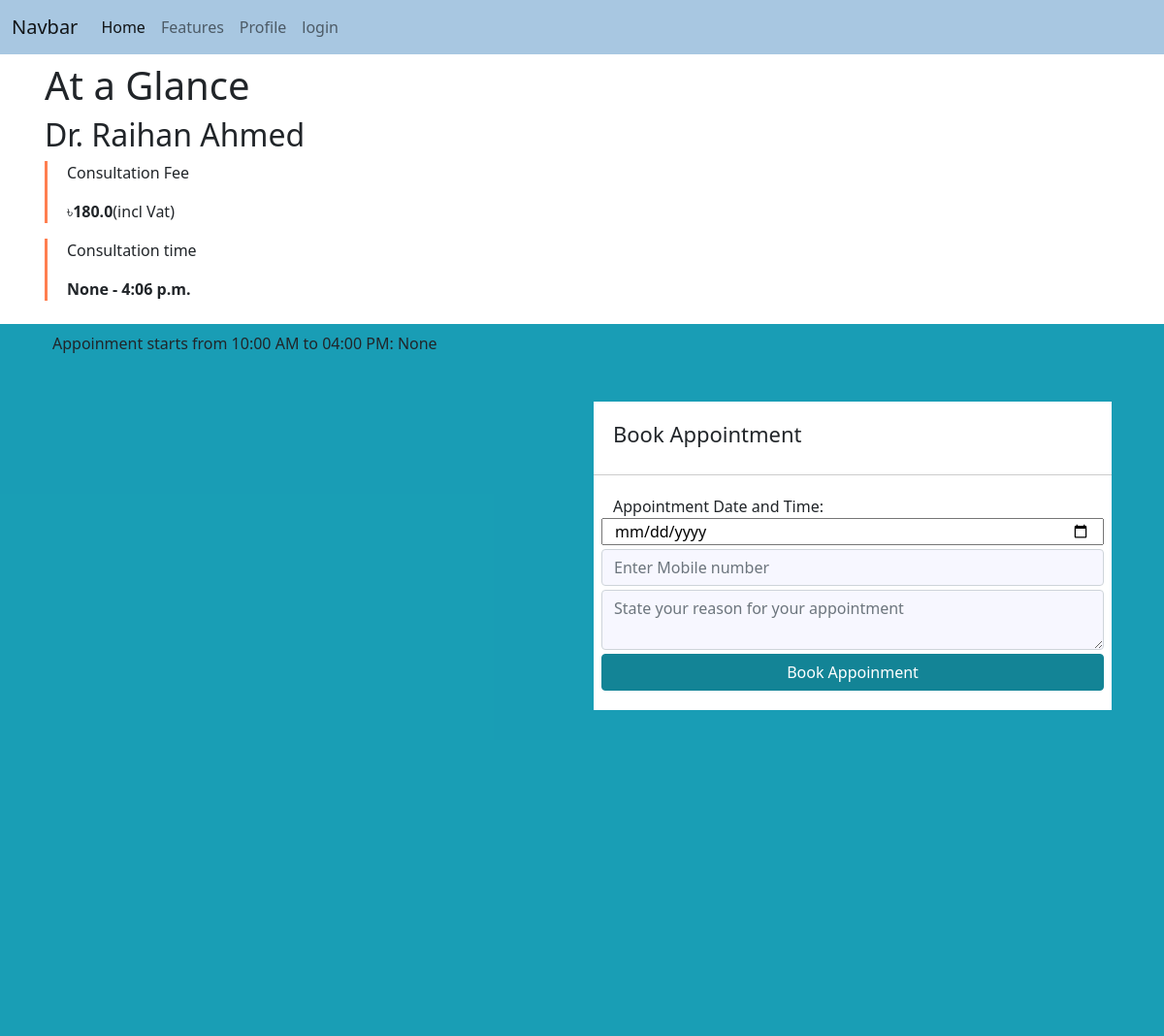
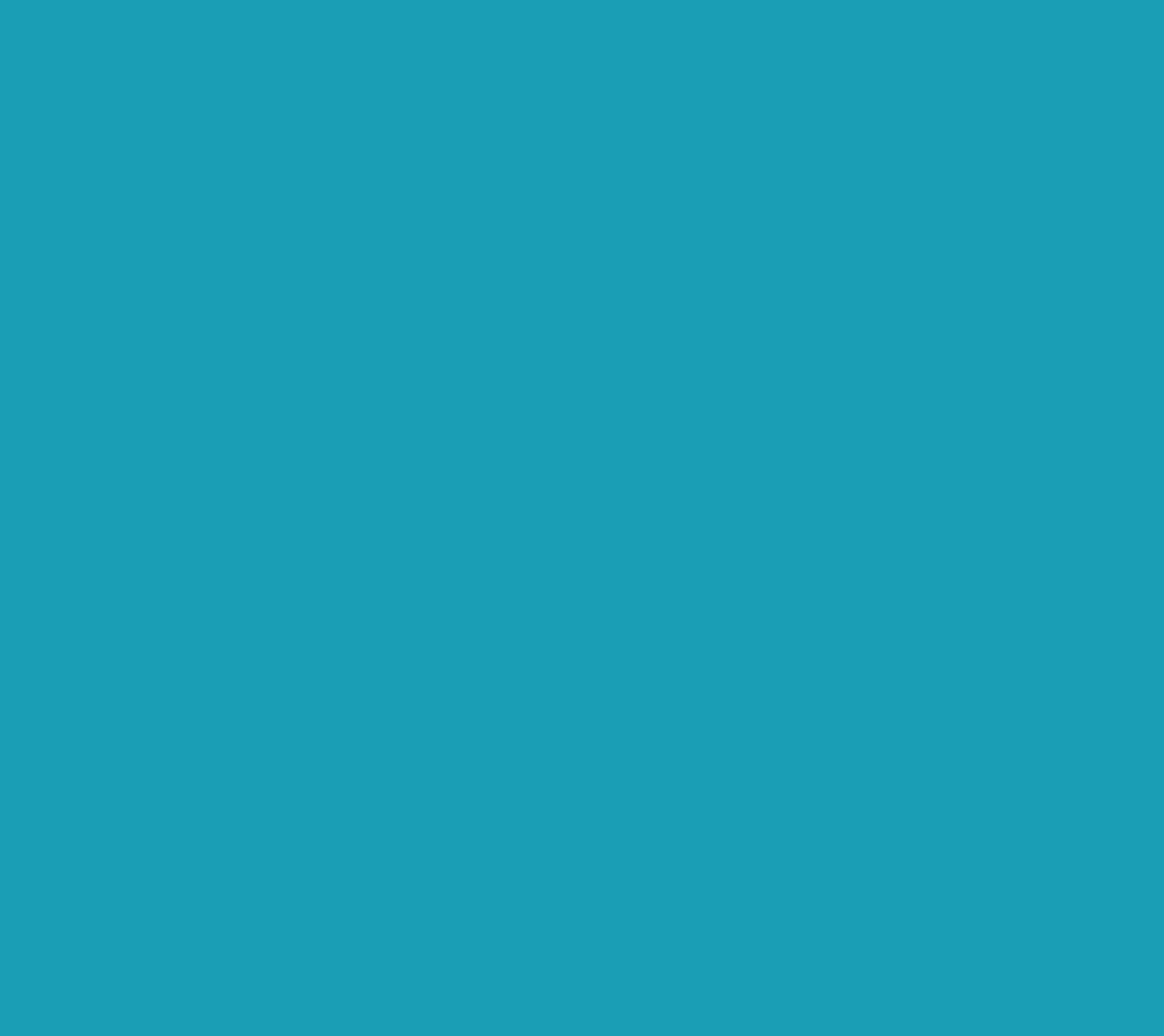
The page /book/appointemt/doctor/2 (signed in) on the database its author committed (2 pictures, top to bottom).
### accounts/models.py (models this page shows, shortened)
class Doctor(models.Model):
    CHOICES = (
        ('gen-phy', 'General Physician'),
        ('derma', 'Dermatology'),
        ('Pediatrics', 'Pediatrics'),
        ('dentist', "Dentistry"),
        ('gynecology', "Gynecology"),
        ('ophthalmology', "Ophthalmology"),
        ('neurology', "Neurology"),
        ('psychology', "Psychology"),
        ('orthopedics', "Orthopedics"),
        ('cardiology', "Cardiology"),
        ('gastroenterology', "Gastroenterology"),
        ('ent', "ENT"),
    )
    user = models.OneToOneField(User, on_delete=models.CASCADE, primary_key=True, related_name='doctor')
    first_name = models.CharField(max_length=100)
    last_name = models.CharField(max_length=100)
    bmdc_number = models.IntegerField(null=True)
    speciality = models.CharField(
        max_length = 20,
        choices = CHOICES,
        default = ''
        )
    bio = models.TextField(null=True, default="MY bio")
    phone_number = models.IntegerField(null=True)
    created_at = models.DateTimeField(default=timezone.now)
    experience = models.IntegerField(null=True)
    consultation_fee = models.FloatField(null=True)
    consultation_time_start = models.TimeField(null=True)
    consultation_time_end = models.TimeField(null=True)
    L_CHOICES = (
        ('ctg', 'Chittagong'),
        ('dhaka', 'Dhaka'),
    )
    location = models.CharField(
        max_length = 20,
        choices = L_CHOICES,
        default = 'dhaka'
        )
    avatar = models.ImageField(upload_to='avatars/', default='avatars/default_avatar.png')
    H_CHOICES = (
        ('national', 'National Hospital'),
        ('evercare', 'Evercare Hospital'),
        ('islami', 'Islami Bank Hospital'),
        ('memon', "Memon Maternity Hospital"),
        ('ctg-edical', "Chittagong Medical College Hospital"),
        ('square', "Square Hospital"),
        ('popular', "Popular Diagnostic Centre Ltd"),
        ('labaid', "Labaid Hospitals"),
        ('ibn-ina', "Ibn Sina Specialized Hospital"),
    )
    hospital = models.CharField(
        max_length = 30,
        choices = H_CHOICES,
        default = 'national'
        )
    like_count = models.IntegerField(default=0, null=True)
    dislike_count = models.IntegerField(default=0, null=True)

### patient/views.py (the view, shortened to what this page needs)
# urls.py: path('book/appointemt/doctor/<int:doctor_id>', views.book_appointment, name='book_appointment'),
def book_appointment(request, doctor_id):
    user_model = get_user_model()
    user = user_model.objects.get(id=doctor_id)
    doctor = Doctor.objects.get(user=user)
    patient = Patient.objects.get(user=request.user)
    print("------START----------")
    return render(request, 'patient/app.html', {'doc': doctor})

### patient/templates/patient/app.html (shortened to what this page needs)
{% extends 'base.html' %}
{% block content %}
{% load static %}
<div class="container">
  <div class="row my-2">
    <div class="col-lg-6 col-sm-12 px-3">
      <h1>At a Glance</h1>
      <h2>Dr. {{ doc.first_name }} {{ doc.last_name }}</h2>
        <div class="const">
        <p>Consultation Fee</p>
        <p>&#2547;<b>{{doc.consultation_fee}}</b>(incl Vat)</p>
      </div>
        <div class="const">
            <p>Consultation time</p>
            <p><b>{{doc.consultation_time_start}} - {{doc.consultation_time_end}}</b></p>
        </div>
      </div>
    </div>
  </div>
<div class="inner-layer">
<div class="container ">
  <div class="row no-margin">
    <div class="col-sm-12 col-lg-6 py-2 ">
      Appoinment starts from 10:00 AM to 04:00 PM: {{ doc.consultation_time_start }}
    </div>
    <div class="col-sm-12 col-lg-6  ">
      <form method="post">
        <div class="form-data">
          <div class="form-head">
                <h2>Book Appointment</h2>
          </div>
          <div class="form-body">
            <div class="row form-row">
               <label for="appointment_date">Appointment Date and Time:</label>
               <input type="date" id="appointment_date" name="appointment_date">
            </div>
            <div class="row form-row my-1">
              <input type="text" placeholder="Enter Mobile number" class="form-control">
            </div>
            <div class="row form-row my-1">
              <textarea type="text" name="reason" placeholder="State your reason for your appointment" class="form-control"></textarea>
            </div>
            <div class="row form-row">
              <button class="btn btn-success btn-appointment" type="submit">
                Book Appoinment
              </button>
            </div>
        </div>
          </div>
      </form>
    </div>
  </div>
 </div>
</div>
{% endblock %}

### static/css/dprofile.css (style rules this page uses)
.const { border-left-style: solid; border-left-color: coral; padding-left: 20px; }
.inner-layer { position: absolute; width: 100%; height: 100%; background-color: rgb(0, 147, 173,0.9); overflow: auto; }
.form-data { margin-top: 15%; background-color: #fff; }
.no-margin { margin: 0px; }
.form-body { padding: 20px; }
.form-head { padding: 20px; border-bottom: 1px solid #ccc; }
.form-head h2 { font-size: 22px; font-weight: 60 px; }
.form-row { border-bottom: 15px; }
.form-control { background-color: #f7f7ff; }
.btn-appointment { background-color: #138496 !important; border-color: #138496; width: 100%; }

### rows shown on the page
Doctor: first_name "Raihan", last_name "Ahmed", consultation_fee "180.0", consultation_time_start "None", consultation_time_end "4:06 p.m."
